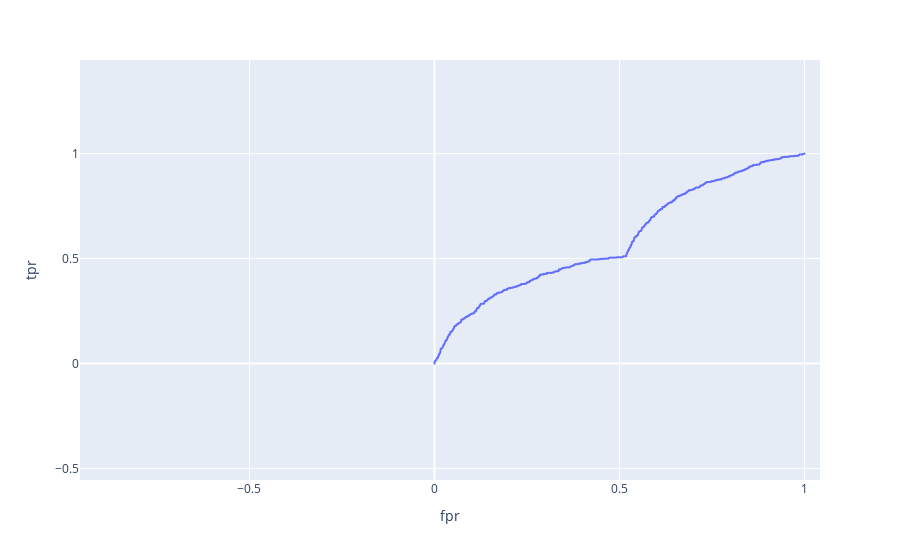

The code cell stored with this chart in its notebook:
### Code cell
exp.line(df_roc, x= 'fpr', y='tpr', hover_data='thresholds')

### Figure 1 — Plotly figure (JSON) as saved in the notebook; plotly's stock layout.template omitted (floating-point values rounded to 4 significant figures; data arrays with more than 128 entries replaced by an {"elided": "..."} marker saying what was removed)
{"data": [{"customdata": {"elided": "1079x1 float values"}, "hovertemplate": "fpr=%{x}<br>tpr=%{y}<br>thresholds=%{customdata[0]}<extra></extra>", "legendgroup": "", "line": {"color": "#636efa", "dash": "solid"}, "marker": {"symbol": "circle"}, "mode": "lines", "name": "", "showlegend": false, "type": "scattergl", "x": {"elided": "1079 float values"}, "xaxis": "x", "y": {"elided": "1079 float values"}, "yaxis": "y"}], "layout": {"autosize": true, "dragmode": "pan", "legend": {"tracegroupgap": 0}, "margin": {"t": 60}, "xaxis": {"anchor": "y", "autorange": false, "domain": [0, 1], "range": [0.04201, 0.04201], "title": {"text": "fpr"}, "type": "linear"}, "yaxis": {"anchor": "x", "autorange": false, "domain": [0, 1], "range": [0.4455, 0.4455], "title": {"text": "tpr"}, "type": "linear"}}}
